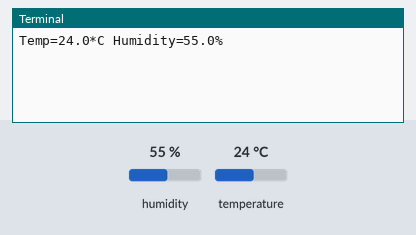
A program run on a simulated Raspberry Pi (BCM pin numbers). Parts: the last lines printed to the terminal. Inputs (shaded band) come from the test bench; at power-on: humidity 55 %, temperature 24 °C. The clock reads 2024-03-15 10:24:30 at power-on unless the program sets it; no MQTT or app messages arrive unless stated.

Above: at 2.3 s.
2.4 s: humidity set to 22 %
At 7.9 s:
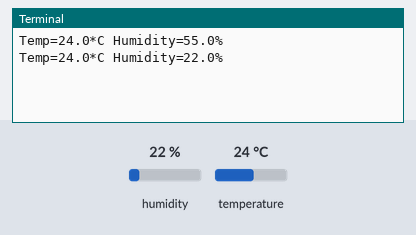
8.3 s: temperature set to 12 °C
At 12.9 s:
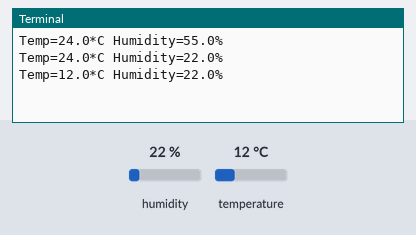
14.2 s: humidity set to 40 %
At 17.7 s:
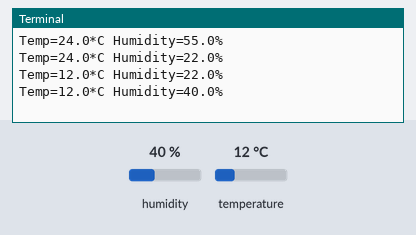
Timing chart, 0 to 19.2 s (numbered marks = the images above; inputs shaded):
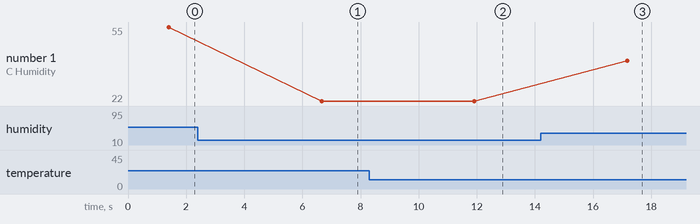

The program:

sensorScript.py
```python
import adafruit_dht
import board
import time
import paho.mqtt.client as mqtt
from datetime import datetime
import json

dht_device = adafruit_dht.DHT22(board.D18,
use_pulseio=False)

mqttBroker = 'ip address here'
mqttPort = 1883

client = mqtt.Client('Iot-Device-Manager')
client.connect(mqttBroker, port = mqttPort, bind_address="")

file = open('iotid.txt', 'r')
deviceId = file.read().splitlines()[0]
file.close()

time.sleep(1)

try:
    while True:
        temperature = dht_device.temperature
        humidity = dht_device.humidity
        if humidity is not None and temperature is not None:
            print("Temp={0:0.1f}*C Humidity={1:0.1f}%".format(temperature,humidity))
            MQTT_humidity=json.dumps({"_id": deviceId, "sensorType": "humidity", "sensorValue": humidity, "timestamp": datetime.timestamp(datetime.now())})
            MQTT_temperature=json.dumps({"_id": deviceId, "sensorType": "temperature", "sensorValue": temperature, "timestamp": datetime.timestamp(datetime.now())})
            client.publish("temperature", MQTT_temperature)
            client.publish("humidity", MQTT_humidity)
            time.sleep(5)
        else:
            print("Failed to retrieve data from humidity sensor")

except Exception as e:
    dht_device.exit()
    print("an exception occurred", e.args)
```

Measured:
- after the input at 2.4 s, the terminal: prints a new line after 4.3 s (image 1)
- after the input at 8.3 s, the terminal: prints a new line after 3.6 s (image 2)
- after the input at 14.2 s, the terminal: prints a new line after 3.0 s (image 3)
- plotted number 1: 55 → 22 after the input at 2.4 s, 22 → 40 after the input at 14.2 s
